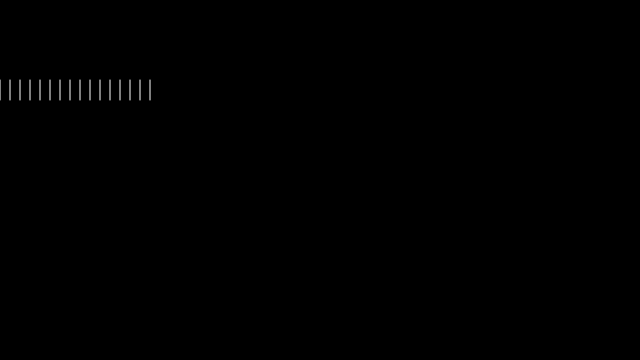
Frame 1 (no input)
Frame 60 (no input): identical to frame 1, image omitted
Frame 120 (the mouse pressed at the canvas centre since frame 60): identical to frame 1, image omitted

The p5.js sketch that drew this single still picture (run headless with seeded random() and noise() and a simulated clock; from frame 60 on, the mouse is pressed at the canvas centre):

// p5.js sketch
// ── sketch.js
// Learning Processing
// Daniel Shiffman
// http://www.learningprocessing.com

// Example 6-5: Another infinite loop. Don't do this!

var y = 80;        // Vertical location of each line
var x = 0;         // Horizontal location of first line
var spacing = 10;  // How far apart is each line
var len = 20;      // Length of each line
var endLegs = 150; // Where should the lines stop?

function setup() {
  createCanvas(640,360);
}

function draw() {
  background(0);
  stroke(255);
  x = 0;
  
  // The spacing variable, which sets the distance in between each line, is assigned a value equal to mouseX divided by two.
  // THIS LINE IS COMMENTED OUT SO THAT THE SKETCH DOES NOT CRASH
  // IF YOU PUT IT BACK IN THIS SKETCH WILL CRASH!
  // spacing = mouseX / 2; 
  
  // Exit Condition: when x is greater than endlegs.
  while (x <= endLegs) { 
    line(x,y,x,y + len);
    // Incrementation of x. 
    // x always increases by the value of spacing.
    //  What is the range of possible values for spacing?
    x = x + spacing; 
  }
}
